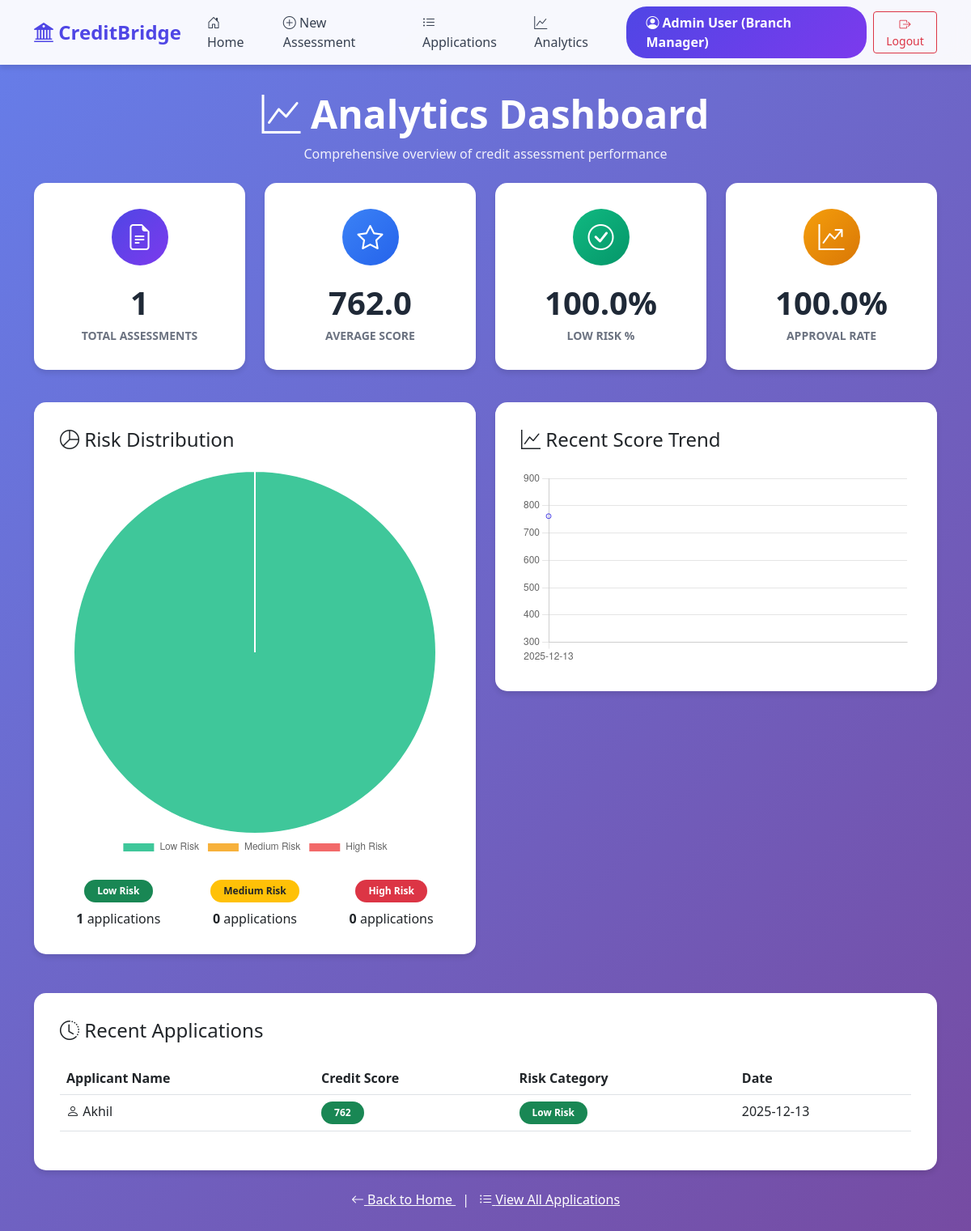
Screenshot of /dashboard (signed in) with the database file from the repository.
### app.py (models this page shows)
class Employee(db.Model):
    __tablename__ = 'employees'
    id = db.Column(db.Integer, primary_key=True)
    username = db.Column(db.String(50), unique=True, nullable=False)
    password_hash = db.Column(db.String(256), nullable=False)
    name = db.Column(db.String(100), nullable=False)
    role = db.Column(db.String(50), nullable=False)
    permissions = db.Column(db.Text, nullable=False)
    created_at = db.Column(db.DateTime, default=datetime.utcnow)
    assessments = db.relationship('CreditAssessment', backref='processor', lazy=True)

class User(db.Model):
    __tablename__ = 'users'
    id = db.Column(db.Integer, primary_key=True)
    name = db.Column(db.String(100), nullable=False)
    phone = db.Column(db.String(20), nullable=False)
    email = db.Column(db.String(100))
    pan_card = db.Column(db.String(10))
    created_at = db.Column(db.DateTime, default=datetime.utcnow)
    profiles = db.relationship('FinancialProfile', backref='user', lazy=True)
    assessments = db.relationship('CreditAssessment', backref='applicant', lazy=True)

class CreditAssessment(db.Model):
    __tablename__ = 'credit_assessments'
    id = db.Column(db.Integer, primary_key=True)
    user_id = db.Column(db.Integer, db.ForeignKey('users.id'), nullable=False)
    profile_id = db.Column(db.Integer, db.ForeignKey('financial_profiles.id'), nullable=False)
    credit_score = db.Column(db.Integer, nullable=False)
    risk_category = db.Column(db.String(20), nullable=False)
    repayment_probability = db.Column(db.Float, nullable=False)
    features_json = db.Column(db.Text, nullable=False)
    processed_by = db.Column(db.Integer, db.ForeignKey('employees.id'), nullable=False)
    status = db.Column(db.String(20), default='Pending Review')
    assessment_date = db.Column(db.DateTime, default=datetime.utcnow)

### app.py (the view)
@app.route('/dashboard')
@login_required
@permission_required('analytics')
def dashboard():
    total = CreditAssessment.query.count()
    avg_score = db.session.query(db.func.avg(CreditAssessment.credit_score)).scalar() or 0
    low_risk = CreditAssessment.query.filter_by(risk_category='Low Risk').count()
    medium_risk = CreditAssessment.query.filter_by(risk_category='Medium Risk').count()
    high_risk = CreditAssessment.query.filter_by(risk_category='High Risk').count()
    recent = CreditAssessment.query.order_by(CreditAssessment.assessment_date.desc()).limit(10).all()
    recent_data = []
    for assessment in recent:
        user = User.query.get(assessment.user_id)
        recent_data.append({
            'name': user.name,
            'score': assessment.credit_score,
            'risk': assessment.risk_category,
            'date': assessment.assessment_date.strftime('%Y-%m-%d')
        })
    stats = {
        'total': total,
        'avg_score': round(avg_score, 0),
        'low_risk': low_risk,
        'medium_risk': medium_risk,
        'high_risk': high_risk,
        'low_risk_percent': round((low_risk/total*100) if total > 0 else 0, 1),
        'approval_rate': round((low_risk/total*100) if total > 0 else 0, 1)
    }
    return render_template('dashboard.html', stats=stats, recent=recent_data)

### app.py (called while the page is built)
def login_required(f):
    @wraps(f)
    def decorated_function(*args, **kwargs):
        if 'user_id' not in session:
            return redirect(url_for('login'))
        return f(*args, **kwargs)
    return decorated_function

def permission_required(permission):
    def decorator(f):
        @wraps(f)
        def decorated_function(*args, **kwargs):
            if 'user_id' not in session:
                return redirect(url_for('login'))
            employee = Employee.query.get(session['user_id'])
            if not employee:
                return redirect(url_for('login'))
            perms = json.loads(employee.permissions)
            if permission not in perms and 'ALL' not in perms:
                return "Access Denied - Insufficient Permissions", 403
            return f(*args, **kwargs)
        return decorated_function
    return decorator

### templates/dashboard.html (shortened to what this page needs)
{% extends "base.html" %} {% block title %}Analytics Dashboard - CreditBridge{% endblock %}  {% block content %}
<div class="row">
  <div class="col-12">
    <div class="text-center mb-4">
      <h1 class="display-5 fw-bold" style="color: white">
        <i class="bi bi-graph-up"></i> Analytics Dashboard
      </h1>
      <p style="color: rgba(255, 255, 255, 0.9)">
        Comprehensive overview of credit assessment performance
      </p>
    </div>
    <div class="row mb-4">
      <div class="col-lg-3 col-md-6 mb-3">
        <div class="card stat-card">
          <div
            class="stat-icon"
            style="background: linear-gradient(135deg, #4f46e5, #7c3aed)"
          >
            <i class="bi bi-file-earmark-text"></i>
          </div>
          <div class="stat-value">{{ stats.total }}</div>
          <div class="stat-label">Total Assessments</div>
        </div>
      </div>
      <div class="col-lg-3 col-md-6 mb-3">
        <div class="card stat-card">
          <div
            class="stat-icon"
            style="background: linear-gradient(135deg, #3b82f6, #2563eb)"
          >
            <i class="bi bi-star"></i>
          </div>
          <div class="stat-value">{{ stats.avg_score }}</div>
          <div class="stat-label">Average Score</div>
        </div>
      </div>
      <div class="col-lg-3 col-md-6 mb-3">
        <div class="card stat-card">
          <div
            class="stat-icon"
            style="background: linear-gradient(135deg, #10b981, #059669)"
          >
            <i class="bi bi-check-circle"></i>
          </div>
          <div class="stat-value">{{ stats.low_risk_percent }}%</div>
          <div class="stat-label">Low Risk %</div>
        </div>
      </div>
      <div class="col-lg-3 col-md-6 mb-3">
        <div class="card stat-card">
          <div
            class="stat-icon"
            style="background: linear-gradient(135deg, #f59e0b, #d97706)"
          >
            <i class="bi bi-graph-up-arrow"></i>
          </div>
          <div class="stat-value">{{ stats.approval_rate }}%</div>
          <div class="stat-label">Approval Rate</div>
        </div>
      </div>
    </div>
    <div class="row">
      <div class="col-lg-6 mb-3">
        <div class="chart-card">
          <h4 class="mb-4">
            <i class="bi bi-pie-chart"></i> Risk Distribution
          </h4>
          <canvas id="pieChart"></canvas>
          <div class="row mt-4 text-center">
            <div class="col-4">
              <div class="badge bg-success mb-2">Low Risk</div>
              <div><strong>{{ stats.low_risk }}</strong> applications</div>
            </div>
            <div class="col-4">
              <div class="badge bg-warning text-dark mb-2">Medium Risk</div>
              <div><strong>{{ stats.medium_risk }}</strong> applications</div>
            </div>
            <div class="col-4">
              <div class="badge bg-danger mb-2">High Risk</div>
              <div><strong>{{ stats.high_risk }}</strong> applications</div>
            </div>
          </div>
        </div>
      </div>
      <div class="col-lg-6 mb-3">
        <div class="chart-card">
          <h4 class="mb-4">
            <i class="bi bi-graph-up"></i> Recent Score Trend
          </h4>
          <canvas id="lineChart"></canvas>
        </div>
      </div>
    </div>
    <div class="table-card">
      <h4 class="mb-4">
        <i class="bi bi-clock-history"></i> Recent Applications
      </h4>
      {% if recent|length > 0 %}
      <div class="table-responsive">
        <table class="table table-hover">
          <thead style="background: #f3f4f6">
            <tr>
              <th>Applicant Name</th>
              <th>Credit Score</th>
              <th>Risk Category</th>
              <th>Date</th>
            </tr>
          </thead>
          <tbody>
            {% for app in recent %}
            <tr>
              <td><i class="bi bi-person"></i> {{ app.name }}</td>
              <td>
                <span
                  class="badge {% if app.score >= 750 %}bg-success{% elif app.score >= 600 %}bg-warning text-dark{% else %}bg-danger{% endif %} px-3 py-2"
                >
                  {{ app.score }}
                </span>
              </td>
              <td>
                <span
                  class="badge {% if app.risk == 'Low Risk' %}bg-success{% elif app.risk == 'Medium Risk' %}bg-warning text-dark{% else %}bg-danger{% endif %}"
                >
                  {{ app.risk }}
                </span>
              </td>
              <td>{{ app.date }}</td>
            </tr>
            {% endfor %}
          </tbody>
        </table>
      </div>
      {% else %}
      <div class="text-center py-5 text-muted">
        <i class="bi bi-inbox" style="font-size: 3rem"></i>
        <p class="mt-3">No recent applications</p>
      </div>
      {% endif %}
    </div>
    <div class="text-center mt-4">
      <a href="{{ url_for('home') }}" class="text-white">
        <i class="bi bi-arrow-left"></i> Back to Home
      </a>
      <span class="text-white mx-2">|</span>
      <a href="{{ url_for('applications') }}" class="text-white">
        <i class="bi bi-list-ul"></i> View All Applications
      </a>
    </div>
  </div>
</div>
{% endblock %} {% block extra_js %}
<script>
  /* eslint-disable */
  // Disable linting for Jinja2 template syntax
  // Pie Chart - Risk Distribution
  const pieCtx = document.getElementById('pieChart').getContext('2d');
  new Chart(pieCtx, {
      type: 'pie',
      data: {
          labels: ['Low Risk', 'Medium Risk', 'High Risk'],
          datasets: [{
              data: [{{ stats.low_risk }}, {{ stats.medium_risk }}, {{ stats.high_risk }}],
              backgroundColor: [
                  'rgba(16, 185, 129, 0.8)',
                  'rgba(245, 158, 11, 0.8)',
                  'rgba(239, 68, 68, 0.8)'
              ],
              borderWidth: 2,
              borderColor: '#fff'
          }]
      },
      options: {
          responsive: true,
          plugins: {
              legend: {
                  position: 'bottom'
              }
          }
      }
  });
  // Line Chart - Score Trend
  const lineCtx = document.getElementById('lineChart').getContext('2d');
  const recentData = {{ recent|tojson|safe }};
  const labels = recentData.map(function(app) { return app.date; }).reverse();
  const scores = recentData.map(function(app) { return app.score; }).reverse();
  new Chart(lineCtx, {
      type: 'line',
      data: {
          labels: labels,
          datasets: [{
              label: 'Credit Score',
              data: scores,
              borderColor: 'rgb(79, 70, 229)',
              backgroundColor: 'rgba(79, 70, 229, 0.1)',
              tension: 0.4,
              fill: true
          }]
      },
      options: {
          responsive: true,
          scales: {
              y: {
                  beginAtZero: false,
                  min: 300,
                  max: 900
              }
          },
          plugins: {
              legend: {
                  display: false
              }
          }
      }
  });
</script>
{% endblock %}

### templates/base.html (shortened to what this page needs)
<!DOCTYPE html>
<html lang="en">
<head>
    <link href="https://cdn.jsdelivr.net/npm/bootstrap@5.3.0/dist/css/bootstrap.min.css" rel="stylesheet">
    <link rel="stylesheet" href="https://cdn.jsdelivr.net/npm/bootstrap-icons@1.11.0/font/bootstrap-icons.css">
</head>
<body>
    {% if session.user_id %}
    <nav class="navbar navbar-expand-lg navbar-light">
        <div class="container">
            <a class="navbar-brand" href="{{ url_for('home') }}">
                <i class="bi bi-bank2"></i> CreditBridge
            </a>
            <div class="collapse navbar-collapse" id="navbarNav">
                <ul class="navbar-nav ms-auto align-items-center">
                    <li class="nav-item">
                        <a class="nav-link" href="{{ url_for('home') }}">
                            <i class="bi bi-house-door"></i> Home
                        </a>
                    </li>
                    {% if 'create' in session.permissions or 'ALL' in session.permissions %}
                    <li class="nav-item">
                        <a class="nav-link" href="{{ url_for('new_assessment') }}">
                            <i class="bi bi-plus-circle"></i> New Assessment
                        </a>
                    </li>
                    {% endif %}
                    {% if 'view_all' in session.permissions or 'ALL' in session.permissions %}
                    <li class="nav-item">
                        <a class="nav-link" href="{{ url_for('applications') }}">
                            <i class="bi bi-list-ul"></i> Applications
                        </a>
                    </li>
                    {% endif %}
                    {% if 'analytics' in session.permissions or 'ALL' in session.permissions %}
                    <li class="nav-item">
                        <a class="nav-link" href="{{ url_for('dashboard') }}">
                            <i class="bi bi-graph-up"></i> Analytics
                        </a>
                    </li>
                    {% endif %}
                    <li class="nav-item ms-3">
                        <div class="user-info">
                            <i class="bi bi-person-circle"></i> {{ session.name }} ({{ session.role }})
                        </div>
                    </li>
                    <li class="nav-item ms-2">
                        <a class="btn btn-outline-danger btn-sm" href="{{ url_for('logout') }}">
                            <i class="bi bi-box-arrow-right"></i> Logout
                        </a>
                    </li>
                </ul>
            </div>
        </div>
    </nav>
    {% endif %}
    <div class="content-wrapper">
        <div class="container">
            {% block content %}{% endblock %}
        </div>
    </div>
    {% block extra_js %}{% endblock %}
</body>
</html>

### templates/base.html (style rules this page uses)
:root { --primary-color: #4f46e5; --secondary-color: #7c3aed; --success-color: #10b981; --warning-color: #f59e0b; --danger-color: #ef4444; }
body { font-family: 'Segoe UI', Tahoma, Geneva, Verdana, sans-serif; background: linear-gradient(135deg, #667eea 0%, #764ba2 100%); min-height: 100vh; }
.navbar { background: rgba(255, 255, 255, 0.95) !important; backdrop-filter: blur(10px); box-shadow: 0 4px 6px rgba(0, 0, 0, 0.1); }
.navbar-brand { font-weight: 700; color: var(--primary-color) !important; font-size: 1.5rem; }
.nav-link { color: #374151 !important; font-weight: 500; transition: all 0.3s ease; margin: 0 0.5rem; }
.content-wrapper { padding: 2rem 0; min-height: calc(100vh - 76px); }
.card { border: none; border-radius: 15px; box-shadow: 0 10px 30px rgba(0, 0, 0, 0.1); transition: transform 0.3s ease, box-shadow 0.3s ease; }
.badge { padding: 0.5rem 1rem; border-radius: 20px; font-weight: 600; }
.user-info { background: linear-gradient(135deg, var(--primary-color), var(--secondary-color)); color: white; padding: 0.5rem 1.5rem; border-radius: 25px; font-weight: 600; }

### templates/dashboard.html (style rules this page uses)
.stat-card { background: white; border-radius: 15px; padding: 2rem; text-align: center; height: 100%; box-shadow: 0 4px 6px rgba(0, 0, 0, 0.1); }
.stat-icon { width: 70px; height: 70px; border-radius: 50%; display: flex; align-items: center; justify-content: center; margin: 0 auto 1rem; font-size: 2rem; color: white; }
.stat-value { font-size: 2.5rem; font-weight: 700; color: #1f2937; }
.stat-label { color: #6b7280; font-weight: 600; text-transform: uppercase; font-size: 0.875rem; }
.chart-card { background: white; border-radius: 15px; padding: 2rem; margin-bottom: 2rem; box-shadow: 0 4px 6px rgba(0, 0, 0, 0.1); }
.table-card { background: white; border-radius: 15px; padding: 2rem; box-shadow: 0 4px 6px rgba(0, 0, 0, 0.1); }

### rows the page displays
Employee: name "Admin User", role "Branch Manager"
User: name "Akhil"
CreditAssessment: score "762", risk "Low Risk"

### other values shown
{{ stats.total }} "1"
{{ stats.avg_score }} "762.0"
{{ stats.low_risk_percent }} "100.0"
{{ stats.approval_rate }} "100.0"
{{ stats.low_risk }} "1"
{{ stats.medium_risk }} "0"
{{ stats.high_risk }} "0"
{{ app.date }} "2025-12-13"
chart data {{ stats.medium_risk }} 0
chart data {{ stats.high_risk }} 0
